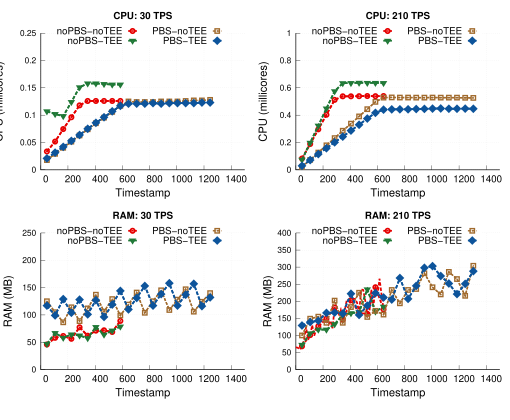

Reproduce this figure in gnuplot.
# 
# Author: Peterson Yuhala
#

#set term postscript size 5in,2.3in linewidth 1 color eps enhanced 22
set term postscript size 5.1in,4.2in linewidth 1 color eps enhanced 22
set encoding utf8


set output "cpu_ram_opgeth.eps"
set datafile separator comma

load "styles.inc"
load "common.gnuplot" 
load "linetypes.gnuplot"

## Multiplot settings

## mp_startx # Left edge of col 0 plot area
## mp_starty          # Top of row 0 plot area
## mp_width            # Total width of plot area
## mp_height         # Total height of plot area
## mp_rowgap         # Gap between plot rows
## mp_colgap          # Gap between plot columns
          

#mp_startx=0.08
#mp_starty=0.15

#mp_height=0.65
#mp_rowgap=0.19
#mp_colgap=0.1
#mp_width=0.9

#eval mpSetup(2, 1)

mp_startx=0.08
mp_starty=0.08
mp_height=0.80
mp_rowgap=0.15
mp_colgap=0.1
mp_width=0.90

eval mpSetup(2, 2)
#

font_size = 14
label_size = 18

set style fill solid border -1
set boxwidth 0.15
set xtics offset 0.4,0.4,0
set ytics offset 0.5,0,0
set xlabel offset 0,1,0


set ytics nomirror
set grid y
set ytics font ",12"

eval mpNext
# --- GRAPH a (top left: noPBS-noTEE)

set title "CPU: 30 TPS" font "Helvetica-bold,14" #offset 0,-0.2

set ylabel "CPU (millicores)" font ",16"  offset 3,0
set xlabel "Timestamp" font ",16"
set xtics font ",14"

set xrange[0:1500]

set yrange [0:0.25]

#set logscale y

set key samplen 0.75 maxrows 2 at graph 0.5, 0.98 center font ",14"


plot 'data/no_pbs_no_tee/no-pbs_no-tee_30_sys_cpu_ram.csv' u 1:4 every 4  w l ls 2006 notitle, \
     '' u 1:4 every 4 t "noPBS-noTEE" w lp ls 2006, \
     'data/no_pbs_tee/no-pbs_tee_30_sys_cpu_ram.csv' u 1:4 every 4  w l ls 2007 notitle, \
     '' u 1:4 every 4 t "noPBS-TEE" w lp ls 2007, \
     'data/pbs_no_tee/pbs_geth_no-tee_30_sys_cpu_ram.csv' u 1:4 every 4 w l ls 22004 notitle, \
     '' u 1:4 every 4 t "PBS-noTEE" w lp ls 22004,\
     'data/pbs_tee/pbs_geth_tee_30_sys_cpu_ram.csv' u 1:4 every 4 w l ls 22001 notitle, \
     '' u 1:4 every 4 t "PBS-TEE" w lp ls 22001

eval mpNext
# --- GRAPH a (top left: noPBS-noTEE)

set title "CPU: 210 TPS" font "Helvetica-bold,14" #offset 0,-0.2

set ylabel "CPU (millicores)" font ",16"  offset 3,0
set xlabel "Timestamp" font ",16"
set xtics font ",14"



#set yrange [0:5000]
set yrange [0:1]
set xrange[0:1500]

set key samplen 0.75 maxrows 2 at graph 0.5, 0.98 center font ",14"


plot 'data/no_pbs_no_tee/no-pbs_no-tee_210_sys_cpu_ram.csv' u 1:4 every 4  w l ls 2006 notitle, \
     '' u 1:4 every 4 t "noPBS-noTEE" w lp ls 2006, \
     'data/no_pbs_tee/no-pbs_tee_210_sys_cpu_ram.csv' u 1:4 every 4  w l ls 2007 notitle, \
     '' u 1:4 every 4 t "noPBS-TEE" w lp ls 2007, \
     'data/pbs_no_tee/pbs_geth_no-tee_210_sys_cpu_ram.csv' u 1:4 every 4 w l ls 22004 notitle, \
     '' u 1:4 every 4 t "PBS-noTEE" w lp ls 22004,\
     'data/pbs_tee/pbs_geth_tee_210_sys_cpu_ram.csv' u 1:4 every 4 w l ls 22001 notitle, \
     '' u 1:4 every 4 t "PBS-TEE" w lp ls 22001

eval mpNext
# --- GRAPH a (top left: noPBS-noTEE)

set title "RAM: 30 TPS" font "Helvetica-bold,14" #offset 0,-0.2

set ylabel "RAM (MB)" font ",16"  offset 3,0
set xlabel "Timestamp" font ",16"
set xtics font ",14"


set yrange [0:250]

set key samplen 0.75 maxrows 2 at graph 0.5, 0.98 center font ",14"


plot 'data/no_pbs_no_tee/no-pbs_no-tee_30_sys_cpu_ram.csv' u 1:5 every 4  w l ls 2006 notitle, \
     '' u 1:5 every 4 t "noPBS-noTEE" w lp ls 2006, \
     'data/no_pbs_tee/no-pbs_tee_30_sys_cpu_ram.csv' u 1:5 every 4  w l ls 2007 notitle, \
     '' u 1:5 every 4 t "noPBS-TEE" w lp ls 2007, \
     'data/pbs_no_tee/pbs_geth_no-tee_30_sys_cpu_ram.csv' u 1:5 every 4 w l ls 22004 notitle, \
     '' u 1:5 every 4 t "PBS-noTEE" w lp ls 22004,\
     'data/pbs_tee/pbs_geth_tee_30_sys_cpu_ram.csv' u 1:5 every 4 w l ls 22001 notitle, \
     '' u 1:5 every 4 t "PBS-TEE" w lp ls 22001


eval mpNext
# --- GRAPH a (top left: noPBS-noTEE)

set title "RAM: 210 TPS" font "Helvetica-bold,14" #offset 0,-0.2

set ylabel "RAM (MB)" font ",16"  offset 3.5,0
set xlabel "Timestamp" font ",16"
set xtics font ",14"

set yrange [0:400]

set key samplen 0.75 maxrows 2 at graph 0.5, 0.98 center font ",14"


plot 'data/no_pbs_no_tee/no-pbs_no-tee_210_sys_cpu_ram.csv' u 1:5 every 1  w l ls 2006 notitle, \
     '' u 1:5 every 4 t "noPBS-noTEE" w lp ls 2006, \
     'data/no_pbs_tee/no-pbs_tee_210_sys_cpu_ram.csv' u 1:5 every 4  w l ls 2007 notitle, \
     '' u 1:5 every 4 t "noPBS-TEE" w lp ls 2007, \
     'data/pbs_no_tee/pbs_geth_no-tee_210_sys_cpu_ram.csv' u 1:5 every 4 w l ls 22004 notitle, \
     '' u 1:5 every 4 t "PBS-noTEE" w lp ls 22004,\
     'data/pbs_tee/pbs_geth_tee_210_sys_cpu_ram.csv' u 1:5 every 4 w l ls 22001 notitle, \
     '' u 1:5 every 4 t "PBS-TEE" w lp ls 22001

     
!epstopdf "cpu_ram_opgeth.eps"
!rm "cpu_ram_opgeth.eps"
quit
